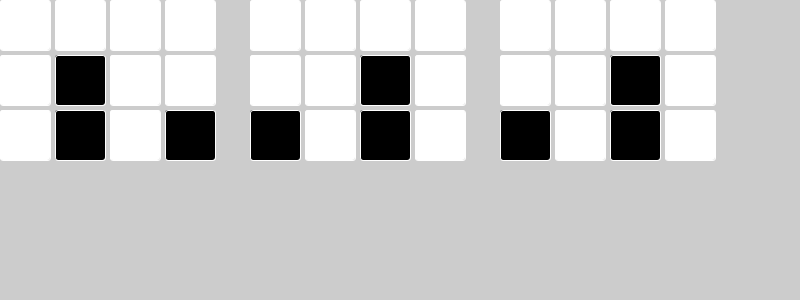
Frame 1 (no input)
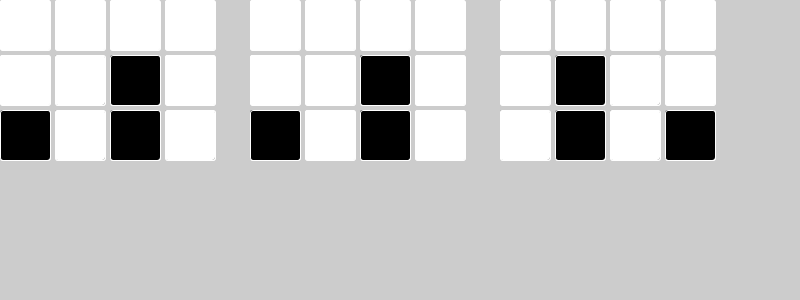
Frame 2 (the mouse pressed at the canvas centre, redrawn once)

The Processing sketch that drew these frames (run headless with seeded random() and noise(); the mouse was pressed at the canvas centre and the sketch redrawn once):

// Processing sketch: w611_spiegeln
// ── w611_spiegeln.pde
int input[][] = {
  {0,0,0,0},
  {0,1,0,0},
  {0,1,0,1}
};

int expected[][] = {
  {0,0,0,0},
  {0,0,1,0},
  {1,0,1,0}
};

void setup() {
  size(800, 300);
  stroke(255);
  noLoop();
}

void draw() {
  drawPattern(input);
  translate(250, 0);
  
  drawPattern(expected);
  translate(250, 0);
  
  int actual[][] = mirror(input);
  drawPattern(actual);
}

void drawPattern(int[][] pattern) {
  pushMatrix();
  for (int i=0; i<3; i++) {
    for (int j=0; j<4; j++) {
      if (pattern[i][j] == 1) {
        fill(0);
      } else {
        fill(255);
      }
      rect(j*(50+5), i*(50+5), 50, 50, 3);
    }
  }
  popMatrix();
}

int[][] mirror(int pattern[][]) {
  for (int i=0; i<pattern.length; i++) {
    for (int j=0; j<pattern[i].length/2; j++) {
      int x = pattern[i][j];
      int y = pattern[i][pattern[i].length-j-1];
      pattern[i][j] = y;
      pattern[i][pattern[i].length-j-1] = x;
    }
  }
  return pattern;
}
